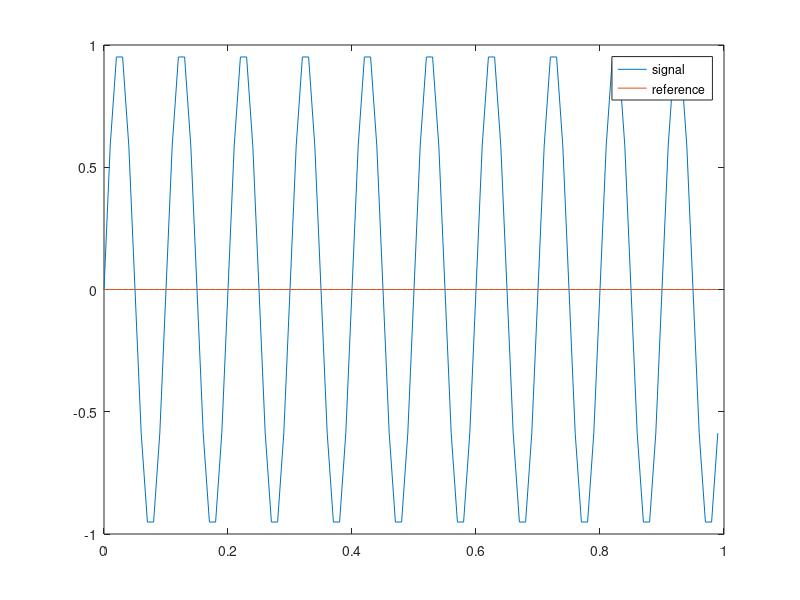

Recreate this plot in MATLAB.
% Parameters
Fs = 100;          % Sampling frequency (Hz)
T = 100/Fs; % 1;               % Duration of the signal (seconds)
t = 0:1/Fs:T-1/Fs;   % Time vector
length(t)
f_signal = 10;       % Frequency of the signal (Hz)
f_reference = 10;    % Frequency of the reference signal (Hz)
sqr_wave = false;
noise_level = 0;   % Amplitude of noise
phase_shift = -pi/2;

signal = sin(2*pi*f_signal*t) + noise_level*randn(size(t));
reference = cos(2*pi*f_signal*t).*exp(1j*phase_shift);

figure
plot(t,signal)
hold on
plot(t,reference)
hold off
legend('signal','reference')